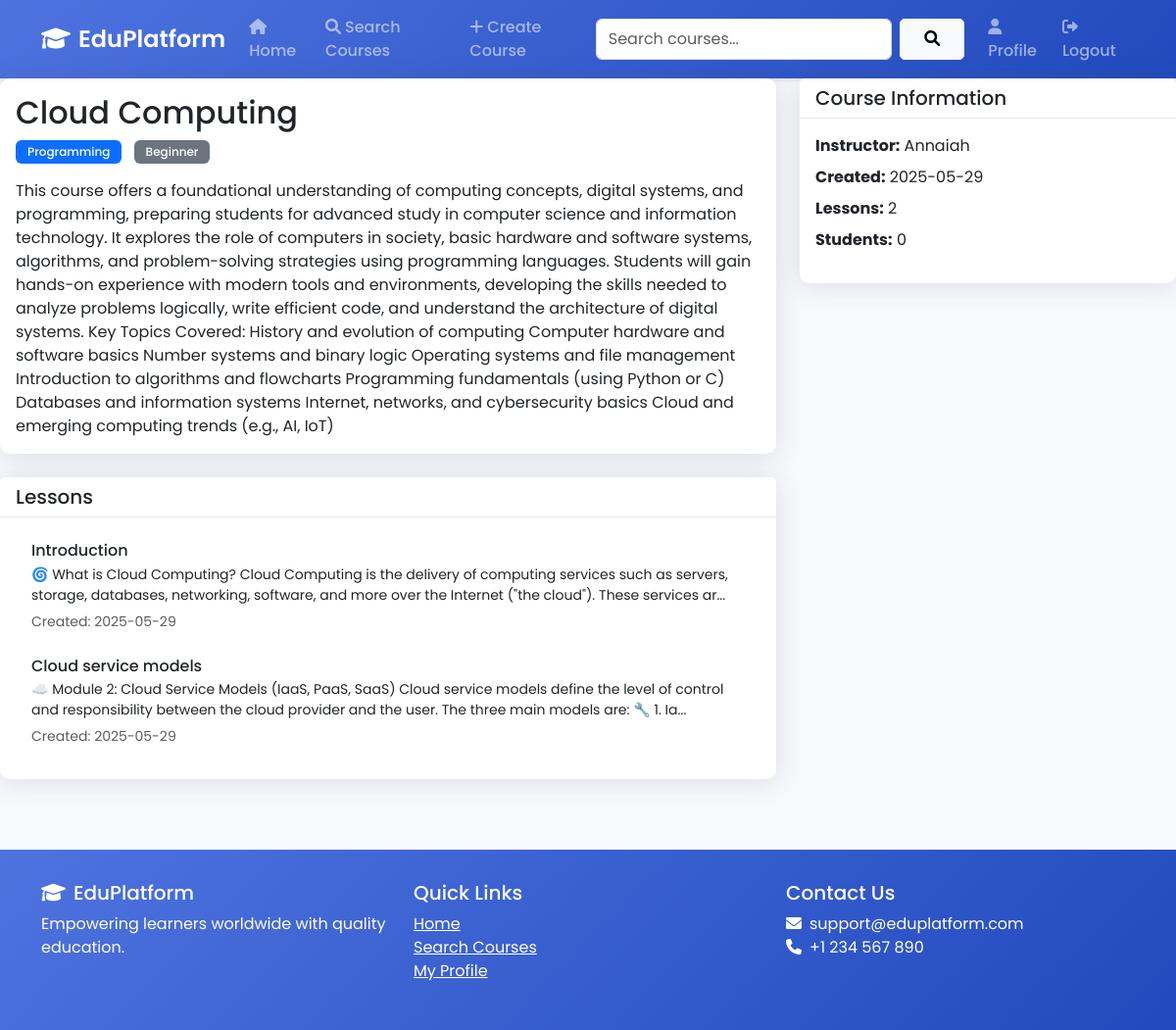
Screenshot of /course/3 (signed in) with the database file from the repository.
### app.py (models this page shows, shortened)
class Course(db.Model):
    id = db.Column(db.Integer, primary_key=True)
    title = db.Column(db.String(100), nullable=False)
    description = db.Column(db.Text, nullable=False)
    created_at = db.Column(db.DateTime, default=datetime.utcnow)
    instructor_id = db.Column(db.Integer, db.ForeignKey('user.id'), nullable=False)
    category = db.Column(db.String(50))
    level = db.Column(db.String(20))
    lessons = db.relationship('Lesson', backref='course', lazy=True)
    enrollments = db.relationship('Enrollment', backref='course', lazy=True)
    materials = db.relationship('CourseMaterial', backref='course', lazy=True)

class Lesson(db.Model):
    id = db.Column(db.Integer, primary_key=True)
    title = db.Column(db.String(100), nullable=False)
    content = db.Column(db.Text, nullable=False)
    course_id = db.Column(db.Integer, db.ForeignKey('course.id'), nullable=False)
    created_at = db.Column(db.DateTime, default=datetime.utcnow)
    order = db.Column(db.Integer, default=0)
    materials = db.relationship('LessonMaterial', backref='lesson', lazy=True)

class User(UserMixin, db.Model):
    id = db.Column(db.Integer, primary_key=True)
    username = db.Column(db.String(80), unique=True, nullable=False)
    email = db.Column(db.String(120), unique=True, nullable=False)
    password_hash = db.Column(db.String(128))
    is_teacher = db.Column(db.Boolean, default=False)
    bio = db.Column(db.Text)
    profile_picture = db.Column(db.String(200))
    courses = db.relationship('Course', backref='instructor', lazy=True)
    enrollments = db.relationship('Enrollment', backref='student', lazy=True)

### app.py (the view)
@app.route('/course/<int:course_id>')
def course_detail(course_id):
    course = Course.query.get_or_404(course_id)
    is_enrolled = False
    if current_user.is_authenticated:
        is_enrolled = Enrollment.query.filter_by(
            user_id=current_user.id,
            course_id=course_id
        ).first() is not None
    return render_template('course_detail.html', course=course, is_enrolled=is_enrolled)

### app.py (called while the page is built)
@login_manager.user_loader
def load_user(user_id):
    return User.query.get(int(user_id))

### templates/course_detail.html (shortened to what this page needs)
{% extends "base.html" %}
{% block content %}
<div class="row">
    <div class="col-md-8">
        <div class="card mb-4">
            <div class="card-body">
                <h2 class="card-title">{{ course.title }}</h2>
                <div class="mb-3">
                    <span class="badge bg-primary me-2">{{ course.category }}</span>
                    <span class="badge bg-secondary">{{ course.level }}</span>
                </div>
                <p class="card-text">{{ course.description }}</p>
            </div>
        </div>
        <div class="card mb-4">
            <div class="card-header d-flex justify-content-between align-items-center">
                <h5 class="mb-0">Lessons</h5>
            </div>
            <div class="card-body">
                {% if course.lessons %}
                    <div class="list-group">
                        {% for lesson in course.lessons|sort(attribute='order') %}
                            <div class="list-group-item">
                                <h6 class="mb-1">{{ lesson.title }}</h6>
                                <p class="mb-1 small">{{ lesson.content[:200] }}...</p>
                                <small class="text-muted">Created: {{ lesson.created_at.strftime('%Y-%m-%d') }}</small>
                            </div>
                        {% endfor %}
                    </div>
                {% else %}
                    <p class="text-muted">No lessons available yet.</p>
                {% endif %}
            </div>
        </div>
    </div>
    <div class="col-md-4">
        <div class="card mb-4">
            <div class="card-header">
                <h5 class="mb-0">Course Information</h5>
            </div>
            <div class="card-body">
                <ul class="list-unstyled">
                    <li class="mb-2">
                        <strong>Instructor:</strong> {{ course.instructor.username }}
                    </li>
                    <li class="mb-2">
                        <strong>Created:</strong> {{ course.created_at.strftime('%Y-%m-%d') }}
                    </li>
                    <li class="mb-2">
                        <strong>Lessons:</strong> {{ course.lessons|length }}
                    </li>
                    <li class="mb-2">
                        <strong>Students:</strong> {{ course.enrollments|length }}
                    </li>
                </ul>
            </div>
        </div>
    </div>
</div>
{% endblock %}

### templates/base.html (style rules this page uses)
:root { --primary-color: #4e73df; --secondary-color: #1cc88a; --dark-color: #5a5c69; --light-color: #f8f9fc; }
body { font-family: 'Poppins', sans-serif; background-color: var(--light-color); }
.card { border: none; border-radius: 10px; box-shadow: 0 0.15rem 1.75rem 0 rgba(58, 59, 69, 0.15); transition: transform 0.3s ease; }
.card-header { background-color: white; border-bottom: 1px solid rgba(0,0,0,0.1); font-weight: 600; }
.badge { padding: 0.5em 1em; font-weight: 500; }
.list-group-item { border: none; margin-bottom: 0.5rem; border-radius: 5px !important; transition: all 0.3s ease; }

### rows the page displays
Course: title "Cloud Computing", category "Programming", level "Beginner", description "This course offers a foundational understanding of computing concepts, digital systems, and programming, preparing students for advanced study in computer science and information technology. It explores the role of computers in society, basic hardware and software systems, algorithms, and problem-solving strategies using programming languages. Students will gain hands-on experience with modern tools and environments, developing the skills needed to analyze problems logically, write efficient code, and understand the architecture of digital systems. Key Topics Covered: History and evolution of computing Computer hardware and software basics Number systems and binary logic Operating systems…", created_at "2025-05-29"
Lesson: title "Introduction", content "🌀 What is Cloud Computing? Cloud Computing is the delivery of computing services such as servers, storage, databases, networking, software, and more over the Internet (\"the cloud\"). These services ar", created_at "2025-05-29"
Lesson: title "Cloud service models", content "☁️ Module 2: Cloud Service Models (IaaS, PaaS, SaaS) Cloud service models define the level of control and responsibility between the cloud provider and the user. The three main models are: 🔧 1. Ia", created_at "2025-05-29"
User: instructor.username "Annaiah"

### other values shown
{{ course.lessons|length }} "2"
{{ course.enrollments|length }} "0"
